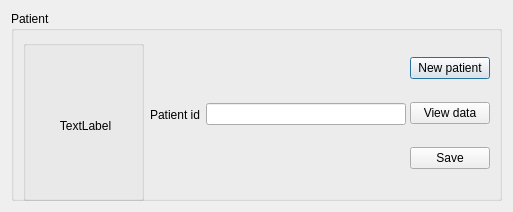
<?xml version="1.0" encoding="UTF-8"?>
<ui version="4.0">
 <class>Dialog</class>
 <widget class="QDialog" name="Dialog">
  <property name="geometry">
   <rect>
    <x>0</x>
    <y>0</y>
    <width>513</width>
    <height>212</height>
   </rect>
  </property>
  <property name="minimumSize">
   <size>
    <width>513</width>
    <height>212</height>
   </size>
  </property>
  <property name="maximumSize">
   <size>
    <width>513</width>
    <height>212</height>
   </size>
  </property>
  <property name="windowTitle">
   <string>Dialog</string>
  </property>
  <layout class="QGridLayout" name="gridLayout_3">
   <item row="0" column="0">
    <widget class="QGroupBox" name="groupBox_2">
     <property name="sizePolicy">
      <sizepolicy hsizetype="Expanding" vsizetype="Expanding">
       <horstretch>0</horstretch>
       <verstretch>0</verstretch>
      </sizepolicy>
     </property>
     <property name="title">
      <string>Patient</string>
     </property>
     <layout class="QGridLayout" name="gridLayout">
      <item row="0" column="0">
       <widget class="QGroupBox" name="groupBox_4">
        <property name="minimumSize">
         <size>
          <width>121</width>
          <height>161</height>
         </size>
        </property>
        <property name="maximumSize">
         <size>
          <width>136</width>
          <height>201</height>
         </size>
        </property>
        <property name="title">
         <string/>
        </property>
        <layout class="QGridLayout" name="gridLayout_2">
         <item row="0" column="0">
          <widget class="QLabel" name="patient_image_label">
           <property name="minimumSize">
            <size>
             <width>101</width>
             <height>141</height>
            </size>
           </property>
           <property name="text">
            <string>TextLabel</string>
           </property>
           <property name="alignment">
            <set>Qt::AlignCenter</set>
           </property>
          </widget>
         </item>
        </layout>
       </widget>
      </item>
      <item row="0" column="1">
       <layout class="QHBoxLayout" name="horizontalLayout">
        <item>
         <spacer name="horizontalSpacer">
          <property name="orientation">
           <enum>Qt::Horizontal</enum>
          </property>
          <property name="sizeHint" stdset="0">
           <size>
            <width>40</width>
            <height>20</height>
           </size>
          </property>
         </spacer>
        </item>
        <item>
         <widget class="QLabel" name="label_8">
          <property name="text">
           <string>Patient id</string>
          </property>
          <property name="alignment">
           <set>Qt::AlignRight|Qt::AlignTrailing|Qt::AlignVCenter</set>
          </property>
         </widget>
        </item>
        <item>
         <widget class="QLineEdit" name="patient_id_text">
          <property name="minimumSize">
           <size>
            <width>200</width>
            <height>0</height>
           </size>
          </property>
         </widget>
        </item>
        <item>
         <spacer name="horizontalSpacer_2">
          <property name="orientation">
           <enum>Qt::Horizontal</enum>
          </property>
          <property name="sizeHint" stdset="0">
           <size>
            <width>40</width>
            <height>20</height>
           </size>
          </property>
         </spacer>
        </item>
       </layout>
      </item>
      <item row="0" column="2">
       <layout class="QVBoxLayout" name="verticalLayout">
        <item>
         <widget class="QPushButton" name="pushButton_3">
          <property name="text">
           <string>New patient</string>
          </property>
         </widget>
        </item>
        <item>
         <widget class="QPushButton" name="pushButton">
          <property name="text">
           <string>View data</string>
          </property>
         </widget>
        </item>
        <item>
         <widget class="QPushButton" name="pushButton_2">
          <property name="text">
           <string>Save</string>
          </property>
         </widget>
        </item>
       </layout>
      </item>
     </layout>
    </widget>
   </item>
  </layout>
 </widget>
 <resources/>
 <connections/>
</ui>
